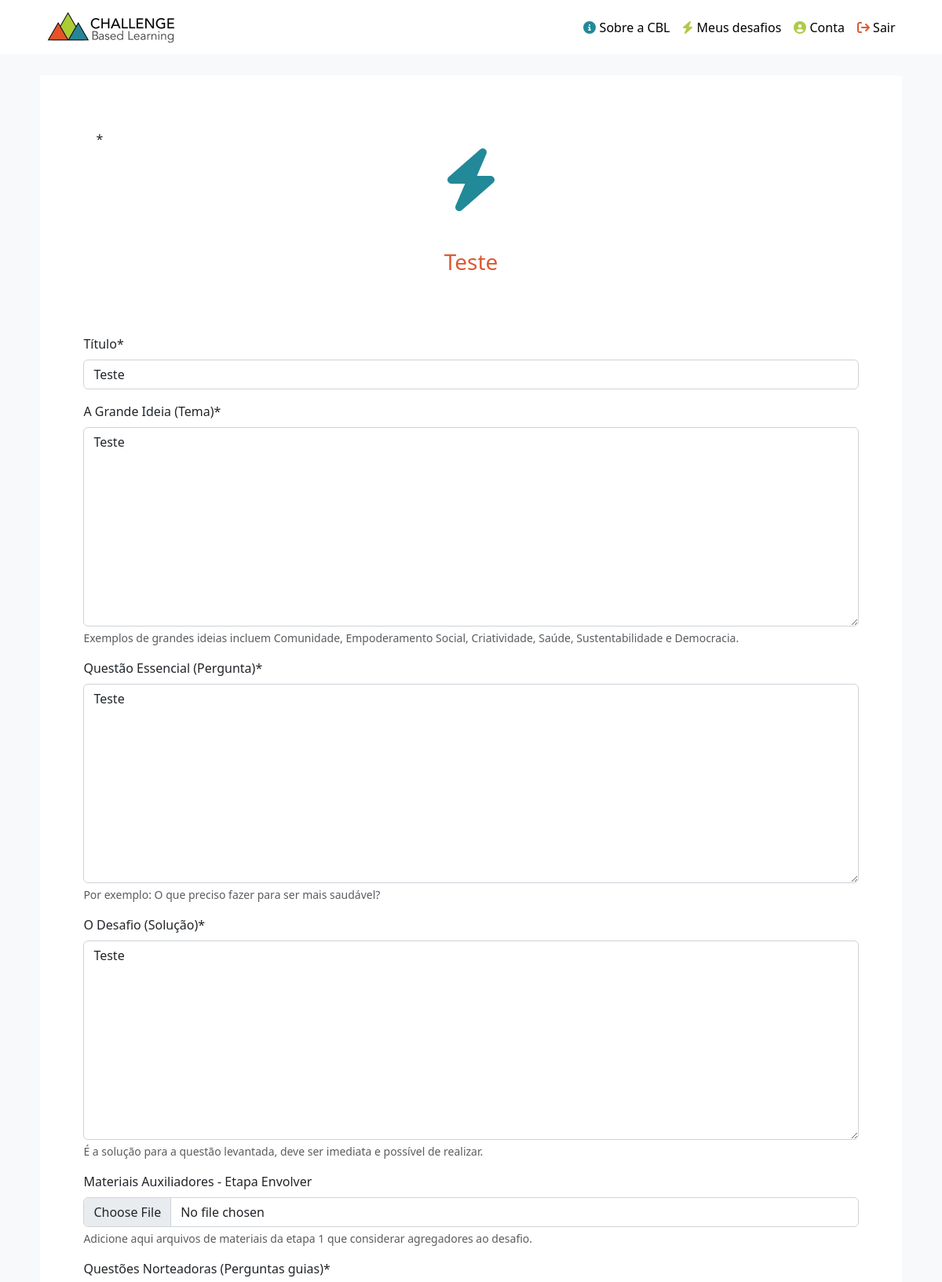
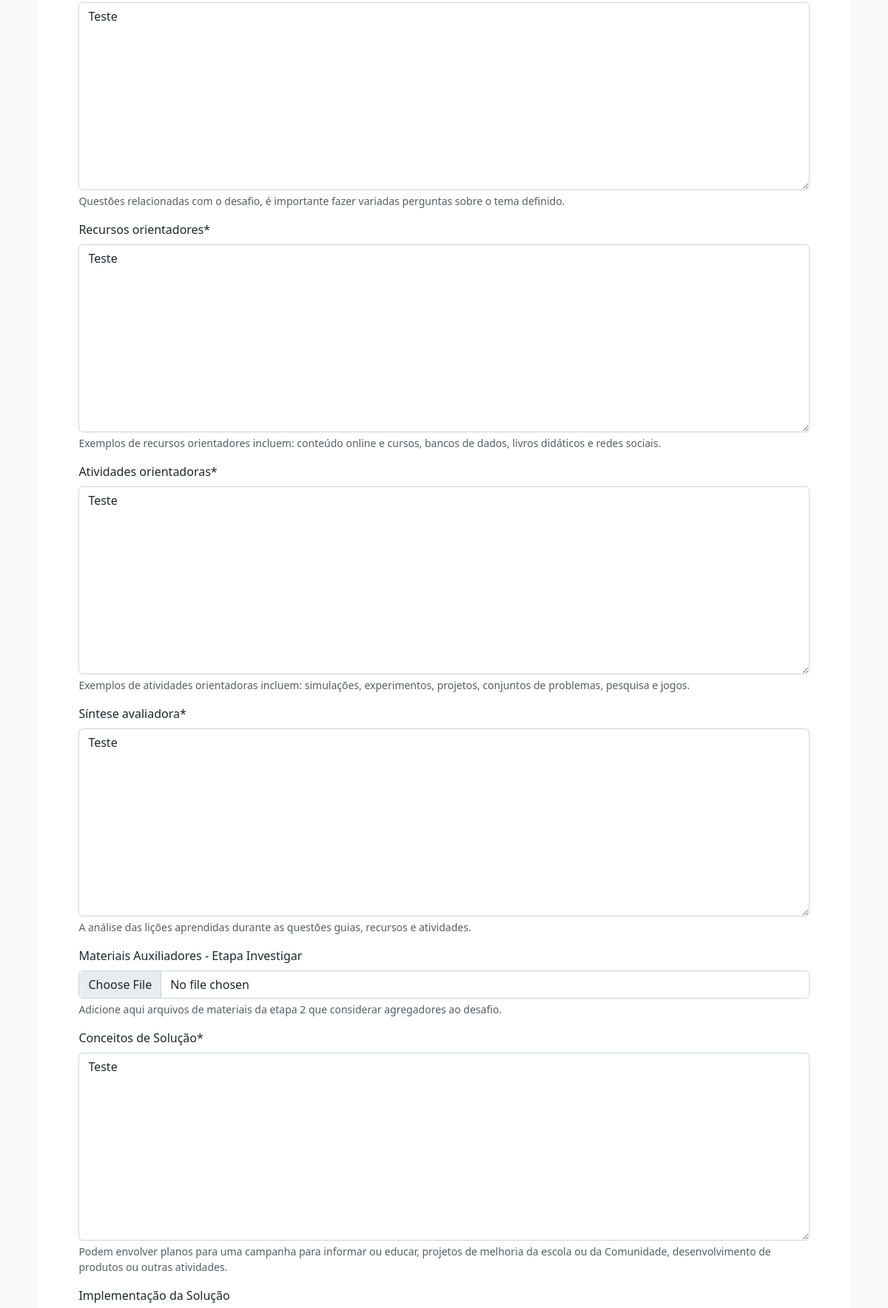
The page /desafio/4/ (signed in, upper part) on the database its author committed (2 pictures, top to bottom).
### cbl_app/models.py (models this page shows, shortened)
class Desafio(models.Model):
    titulo = models.CharField('Título', max_length=200)
    dataCriacao = models.DateTimeField('Data de criação', auto_now=True)
    grandeIdeia = models.TextField('A Grande Ideia (Tema)', default='Não concluído.', help_text='Exemplos de grandes ideias incluem Comunidade, Empoderamento Social, Criatividade, Saúde, Sustentabilidade e Democracia.')
    questaoEssencial = models.TextField('Questão Essencial (Pergunta)', default='Não concluído.', help_text='Por exemplo: O que preciso fazer para ser mais saudável?')
    desafios = models.TextField('O Desafio (Solução)', default='Não concluído.', help_text='É a solução para a questão levantada, deve ser imediata e possível de realizar.')
    documentosEnvolver = models.FileField('Materiais Auxiliadores - Etapa Envolver', blank=True, help_text='Adicione aqui arquivos de materiais da etapa 1 que considerar agregadores ao desafio.', upload_to='uploads/')
    questoesNorteadoras = models.TextField('Questões Norteadoras (Perguntas guias)', default='Não concluído.', help_text='Questões relacionadas com o desafio, é importante fazer variadas perguntas sobre o tema definido.')
    recursos = models.TextField('Recursos orientadores', default='Não concluído.', help_text='Exemplos de recursos orientadores incluem: conteúdo online e cursos, bancos de dados, livros didáticos e redes sociais.')
    atividades = models.TextField('Atividades orientadoras', default='Não concluído.', help_text='Exemplos de atividades orientadoras incluem: simulações, experimentos, projetos, conjuntos de problemas, pesquisa e jogos.')
    sintese = models.TextField('Síntese avaliadora', default='Não concluído.', help_text='A análise das lições aprendidas durante as questões guias, recursos e atividades.')
    documentosInvestigar = models.FileField('Materiais Auxiliadores - Etapa Investigar', blank=True, help_text='Adicione aqui arquivos de materiais da etapa 2 que considerar agregadores ao desafio.', upload_to='uploads/')
    conceitosSolucao = models.TextField('Conceitos de Solução', default='Não concluído.', help_text='Podem envolver planos para uma campanha para informar ou educar, projetos de melhoria da escola ou da Comunidade, desenvolvimento de produtos ou outras atividades.')
    implementacaoSolucao = models.FileField('Implementação da Solução', blank=True, help_text='Após a aprovação do conceito de solução, os aprendizes desenvolvem protótipos, experimentos e testes.', upload_to='uploads/')
    avaliacao = models.TextField('Avaliação final', default='Não concluído.', help_text='Hora de medir os resultados, refletir sobre o que funcionou e o que não e determinar o seu impacto sobre o desafio.')
    documentosAgir = models.FileField('Materiais Auxiliadores - Etapa Agir', blank=True, help_text='Adicione aqui arquivos de materiais da etapa 3 que considerar agregadores ao desafio.', upload_to='uploads/')
    usuario = models.ForeignKey(User, related_name='desafios', on_delete=models.DO_NOTHING)
    class Meta:
        verbose_name = 'Desafio'
        verbose_name_plural = 'Desafios'
        ordering = ['dataCriacao']

### cbl_app/views.py (the view, shortened to what this page needs)
# urls.py: path('desafio/<int:id>/', DesafioView.as_view(), name='desafio'),
class DesafioView(LoginRequiredMixin, UpdateView):
    template_name = 'challenge.html'
    model = Desafio
    fields = ['titulo', 'grandeIdeia', 'questaoEssencial', 'desafios', 'documentosEnvolver',
                    'questoesNorteadoras', 'recursos', 'atividades', 'sintese', 'documentosInvestigar',
                    'conceitosSolucao', 'implementacaoSolucao', 'avaliacao', 'documentosAgir', 'usuario']
    success_url = reverse_lazy("meusDesafios")
    def get_object(self, queryset=None, **kwargs):
        id = self.kwargs['id']
        self.object = get_object_or_404(Desafio, id=id)
        return self.object
    def get_context_data(self, **kwargs):
        context = super(DesafioView, self).get_context_data(**kwargs)
        context['desafio'] = Desafio.objects.filter(usuario=self.request.user)
        id = self.kwargs['id']
        context['desafio'] = Desafio.objects.filter(id=id).first
        return context

### cbl_app/templates/challenge.html (shortened to what this page needs)
{% extends 'base.html' %}
{% load crispy_forms_tags %}
{% block content %}
    <section class="section-conteudo-pagina">
        <div class="div-conteudo-pagina">
                <div class="div-titulo-conta">
                    <br>*
                    <div class="display-flex div-cabecalho-conta">
                        <i class="fa-solid fa-bolt link-verde-escuro fa-5x"></i>
                    </div>
                    <br><br>
                    <div class="display-flex div-titulo">
                        <h3 class="span-nome-cbl">{{ desafio.titulo }}</h3>
                    </div>
                </div>
                <form method="POST" action="{% url 'edicaoConta' %}">
                    <div class="form-group">
                        {{ form|crispy }}
                    </div>
                </form>
        </div>
    </section>
{% endblock %}

### cbl_app/static/css/style.css (style rules this page uses)
.link-verde-escuro { color: #228998; }
.div-titulo { justify-content: center; margin-bottom: 35px; }
.span-nome-cbl { color: #DB5A33; }
.div-titulo-conta { padding: 0rem 1rem 2rem 1rem; justify-content: center; }
.div-cabecalho-conta { flex-direction: column; justify-content: center; align-items: center; }
html { min-height: 100%; min-width: 100%; }
body { background-color: #F8F9FA; position: absolute; min-height: 100%; height: 100%; min-width: 100%; width: 100%; }
.display-flex { display: flex; }
.section-conteudo-pagina { min-height: inherit; padding: 27px 51.4px 27px 51.4px; }
.div-conteudo-pagina { padding: 45px 55px 45px 55px; background-color: white; border-radius: 3px; }

### rows shown on the page
Desafio: titulo "Teste", grandeIdeia "Teste", questaoEssencial "Teste", desafios "Teste", questoesNorteadoras "Teste", recursos "Teste", atividades "Teste", sintese "Teste", conceitosSolucao "Teste"
